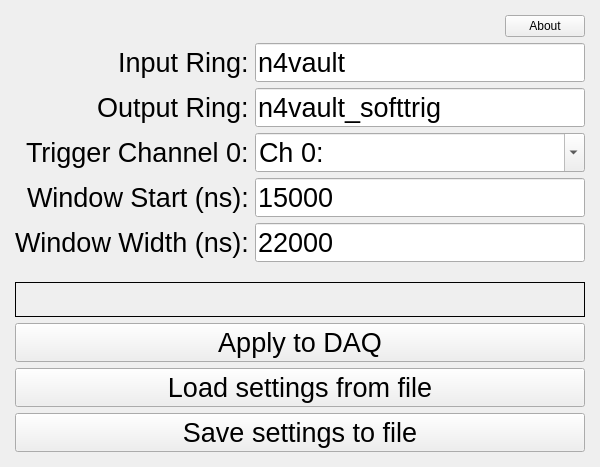
<?xml version="1.0" encoding="UTF-8"?>
<ui version="4.0">
 <class>MainWindow</class>
 <widget class="QMainWindow" name="MainWindow">
  <property name="windowModality">
   <enum>Qt::NonModal</enum>
  </property>
  <property name="geometry">
   <rect>
    <x>0</x>
    <y>0</y>
    <width>600</width>
    <height>467</height>
   </rect>
  </property>
  <property name="sizePolicy">
   <sizepolicy hsizetype="Fixed" vsizetype="Fixed">
    <horstretch>0</horstretch>
    <verstretch>0</verstretch>
   </sizepolicy>
  </property>
  <property name="minimumSize">
   <size>
    <width>600</width>
    <height>0</height>
   </size>
  </property>
  <property name="maximumSize">
   <size>
    <width>1000</width>
    <height>467</height>
   </size>
  </property>
  <property name="windowTitle">
   <string>MDPP SCP SRO Software Trigger Control</string>
  </property>
  <widget class="QWidget" name="centralwidget">
   <property name="maximumSize">
    <size>
     <width>2000</width>
     <height>2000</height>
    </size>
   </property>
   <layout class="QVBoxLayout" name="verticalLayout" stretch="0">
    <property name="spacing">
     <number>6</number>
    </property>
    <property name="sizeConstraint">
     <enum>QLayout::SetMinimumSize</enum>
    </property>
    <property name="leftMargin">
     <number>15</number>
    </property>
    <property name="topMargin">
     <number>15</number>
    </property>
    <property name="rightMargin">
     <number>15</number>
    </property>
    <property name="bottomMargin">
     <number>15</number>
    </property>
    <item>
     <layout class="QVBoxLayout" name="verticalLayout_6">
      <item>
       <layout class="QHBoxLayout" name="horizontalLayout_4">
        <item>
         <spacer name="horizontalSpacer">
          <property name="orientation">
           <enum>Qt::Horizontal</enum>
          </property>
          <property name="sizeHint" stdset="0">
           <size>
            <width>40</width>
            <height>20</height>
           </size>
          </property>
         </spacer>
        </item>
        <item>
         <widget class="QPushButton" name="PB_about">
          <property name="text">
           <string>About</string>
          </property>
         </widget>
        </item>
       </layout>
      </item>
      <item>
       <layout class="QHBoxLayout" name="horizontalLayout_2">
        <property name="sizeConstraint">
         <enum>QLayout::SetMaximumSize</enum>
        </property>
        <item>
         <layout class="QFormLayout" name="formLayout_2">
          <property name="labelAlignment">
           <set>Qt::AlignRight|Qt::AlignTrailing|Qt::AlignVCenter</set>
          </property>
          <item row="0" column="0">
           <widget class="QLabel" name="label">
            <property name="font">
             <font>
              <pointsize>20</pointsize>
             </font>
            </property>
            <property name="layoutDirection">
             <enum>Qt::LeftToRight</enum>
            </property>
            <property name="text">
             <string>Input Ring:</string>
            </property>
            <property name="alignment">
             <set>Qt::AlignLeading|Qt::AlignLeft|Qt::AlignVCenter</set>
            </property>
           </widget>
          </item>
          <item row="0" column="1">
           <widget class="QLineEdit" name="LE_inring">
            <property name="font">
             <font>
              <pointsize>20</pointsize>
             </font>
            </property>
            <property name="text">
             <string>n4vault</string>
            </property>
           </widget>
          </item>
          <item row="1" column="0">
           <widget class="QLabel" name="label_2">
            <property name="font">
             <font>
              <pointsize>20</pointsize>
             </font>
            </property>
            <property name="text">
             <string>Output Ring:</string>
            </property>
            <property name="alignment">
             <set>Qt::AlignLeading|Qt::AlignLeft|Qt::AlignVCenter</set>
            </property>
           </widget>
          </item>
          <item row="1" column="1">
           <widget class="QLineEdit" name="LE_outring">
            <property name="font">
             <font>
              <pointsize>20</pointsize>
             </font>
            </property>
            <property name="text">
             <string>n4vault_softtrig</string>
            </property>
           </widget>
          </item>
          <item row="2" column="0">
           <widget class="QLabel" name="LB_trigCh">
            <property name="font">
             <font>
              <pointsize>20</pointsize>
             </font>
            </property>
            <property name="text">
             <string>Trigger Channel 0:</string>
            </property>
           </widget>
          </item>
          <item row="2" column="1">
           <widget class="QComboBox" name="CB_trigCh">
            <property name="font">
             <font>
              <pointsize>20</pointsize>
             </font>
            </property>
            <property name="editable">
             <bool>true</bool>
            </property>
            <item>
             <property name="text">
              <string>Ch 0:</string>
             </property>
            </item>
            <item>
             <property name="text">
              <string>Ch 1:</string>
             </property>
            </item>
            <item>
             <property name="text">
              <string>Ch 2:</string>
             </property>
            </item>
            <item>
             <property name="text">
              <string>Ch 3:</string>
             </property>
            </item>
            <item>
             <property name="text">
              <string>Ch 4:</string>
             </property>
            </item>
            <item>
             <property name="text">
              <string>Ch 5:</string>
             </property>
            </item>
            <item>
             <property name="text">
              <string>Ch 6:</string>
             </property>
            </item>
            <item>
             <property name="text">
              <string>Ch 7:</string>
             </property>
            </item>
            <item>
             <property name="text">
              <string>Ch 8:</string>
             </property>
            </item>
            <item>
             <property name="text">
              <string>Ch 9:</string>
             </property>
            </item>
            <item>
             <property name="text">
              <string>Ch 10:</string>
             </property>
            </item>
            <item>
             <property name="text">
              <string>Ch 11:</string>
             </property>
            </item>
            <item>
             <property name="text">
              <string>Ch 12:</string>
             </property>
            </item>
            <item>
             <property name="text">
              <string>Ch 13:</string>
             </property>
            </item>
            <item>
             <property name="text">
              <string>Ch 14:</string>
             </property>
            </item>
            <item>
             <property name="text">
              <string>Ch 15:</string>
             </property>
            </item>
            <item>
             <property name="text">
              <string>Ch 16:</string>
             </property>
            </item>
            <item>
             <property name="text">
              <string>Ch 17:</string>
             </property>
            </item>
            <item>
             <property name="text">
              <string>Ch 18:</string>
             </property>
            </item>
            <item>
             <property name="text">
              <string>Ch 19:</string>
             </property>
            </item>
            <item>
             <property name="text">
              <string>Ch 20:</string>
             </property>
            </item>
            <item>
             <property name="text">
              <string>Ch 21:</string>
             </property>
            </item>
            <item>
             <property name="text">
              <string>Ch 22:</string>
             </property>
            </item>
            <item>
             <property name="text">
              <string>Ch 23:</string>
             </property>
            </item>
            <item>
             <property name="text">
              <string>Ch 24:</string>
             </property>
            </item>
            <item>
             <property name="text">
              <string>Ch 25:</string>
             </property>
            </item>
            <item>
             <property name="text">
              <string>Ch 26:</string>
             </property>
            </item>
            <item>
             <property name="text">
              <string>Ch 27:</string>
             </property>
            </item>
            <item>
             <property name="text">
              <string>Ch 28:</string>
             </property>
            </item>
            <item>
             <property name="text">
              <string>Ch 29:</string>
             </property>
            </item>
            <item>
             <property name="text">
              <string>Ch 30:</string>
             </property>
            </item>
            <item>
             <property name="text">
              <string>Ch 31:</string>
             </property>
            </item>
           </widget>
          </item>
          <item row="3" column="0">
           <widget class="QLabel" name="label_4">
            <property name="font">
             <font>
              <pointsize>20</pointsize>
             </font>
            </property>
            <property name="text">
             <string>Window Start (ns):</string>
            </property>
           </widget>
          </item>
          <item row="3" column="1">
           <widget class="QLineEdit" name="LE_WS">
            <property name="font">
             <font>
              <pointsize>20</pointsize>
             </font>
            </property>
            <property name="text">
             <string>15000</string>
            </property>
           </widget>
          </item>
          <item row="4" column="0">
           <widget class="QLabel" name="label_5">
            <property name="font">
             <font>
              <pointsize>20</pointsize>
             </font>
            </property>
            <property name="text">
             <string>Window Width (ns):</string>
            </property>
           </widget>
          </item>
          <item row="4" column="1">
           <widget class="QLineEdit" name="LE_WW">
            <property name="font">
             <font>
              <pointsize>20</pointsize>
             </font>
            </property>
            <property name="text">
             <string>22000</string>
            </property>
           </widget>
          </item>
         </layout>
        </item>
       </layout>
      </item>
      <item>
       <widget class="QLabel" name="LB_log">
        <property name="sizePolicy">
         <sizepolicy hsizetype="Preferred" vsizetype="Fixed">
          <horstretch>0</horstretch>
          <verstretch>0</verstretch>
         </sizepolicy>
        </property>
        <property name="minimumSize">
         <size>
          <width>0</width>
          <height>35</height>
         </size>
        </property>
        <property name="font">
         <font>
          <pointsize>20</pointsize>
         </font>
        </property>
        <property name="frameShape">
         <enum>QFrame::Box</enum>
        </property>
        <property name="text">
         <string/>
        </property>
        <property name="scaledContents">
         <bool>false</bool>
        </property>
        <property name="alignment">
         <set>Qt::AlignCenter</set>
        </property>
        <property name="wordWrap">
         <bool>false</bool>
        </property>
        <property name="margin">
         <number>1</number>
        </property>
       </widget>
      </item>
      <item>
       <widget class="QPushButton" name="PB_apply">
        <property name="font">
         <font>
          <pointsize>20</pointsize>
         </font>
        </property>
        <property name="text">
         <string>Apply to DAQ</string>
        </property>
       </widget>
      </item>
      <item>
       <widget class="QPushButton" name="PB_load">
        <property name="font">
         <font>
          <pointsize>20</pointsize>
         </font>
        </property>
        <property name="text">
         <string>Load settings from file</string>
        </property>
       </widget>
      </item>
      <item>
       <widget class="QPushButton" name="PB_save">
        <property name="font">
         <font>
          <pointsize>20</pointsize>
         </font>
        </property>
        <property name="text">
         <string>Save settings to file</string>
        </property>
       </widget>
      </item>
     </layout>
    </item>
   </layout>
  </widget>
 </widget>
 <resources/>
 <connections/>
</ui>
